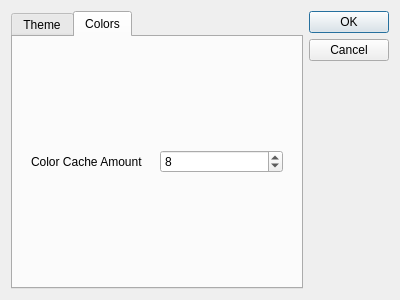
<?xml version="1.0" encoding="UTF-8"?>
<ui version="4.0">
 <class>PreferencesDialog</class>
 <widget class="QDialog" name="PreferencesDialog">
  <property name="geometry">
   <rect>
    <x>0</x>
    <y>0</y>
    <width>400</width>
    <height>300</height>
   </rect>
  </property>
  <property name="windowTitle">
   <string>Dialog</string>
  </property>
  <layout class="QGridLayout" name="gridLayout">
   <item row="0" column="1">
    <widget class="QDialogButtonBox" name="buttonBox">
     <property name="orientation">
      <enum>Qt::Vertical</enum>
     </property>
     <property name="standardButtons">
      <set>QDialogButtonBox::Cancel|QDialogButtonBox::Ok</set>
     </property>
    </widget>
   </item>
   <item row="0" column="0">
    <widget class="QTabWidget" name="tabWidget">
     <property name="currentIndex">
      <number>1</number>
     </property>
     <widget class="QWidget" name="tab">
      <attribute name="title">
       <string>Theme</string>
      </attribute>
      <layout class="QVBoxLayout" name="verticalLayout">
       <item>
        <widget class="QCheckBox" name="checkBox">
         <property name="text">
          <string>Dark Mode</string>
         </property>
        </widget>
       </item>
      </layout>
     </widget>
     <widget class="QWidget" name="tab_2">
      <attribute name="title">
       <string>Colors</string>
      </attribute>
      <layout class="QVBoxLayout" name="verticalLayout_2">
       <item>
        <widget class="QWidget" name="widget" native="true">
         <layout class="QHBoxLayout" name="horizontalLayout">
          <item>
           <widget class="QLabel" name="label">
            <property name="text">
             <string>Color Cache Amount</string>
            </property>
           </widget>
          </item>
          <item>
           <widget class="QSpinBox" name="spinBox">
            <property name="maximum">
             <number>64</number>
            </property>
            <property name="value">
             <number>8</number>
            </property>
           </widget>
          </item>
         </layout>
        </widget>
       </item>
      </layout>
     </widget>
    </widget>
   </item>
  </layout>
 </widget>
 <resources/>
 <connections>
  <connection>
   <sender>buttonBox</sender>
   <signal>accepted()</signal>
   <receiver>PreferencesDialog</receiver>
   <slot>accept()</slot>
   <hints>
    <hint type="sourcelabel">
     <x>248</x>
     <y>254</y>
    </hint>
    <hint type="destinationlabel">
     <x>157</x>
     <y>274</y>
    </hint>
   </hints>
  </connection>
  <connection>
   <sender>buttonBox</sender>
   <signal>rejected()</signal>
   <receiver>PreferencesDialog</receiver>
   <slot>reject()</slot>
   <hints>
    <hint type="sourcelabel">
     <x>316</x>
     <y>260</y>
    </hint>
    <hint type="destinationlabel">
     <x>286</x>
     <y>274</y>
    </hint>
   </hints>
  </connection>
 </connections>
</ui>
